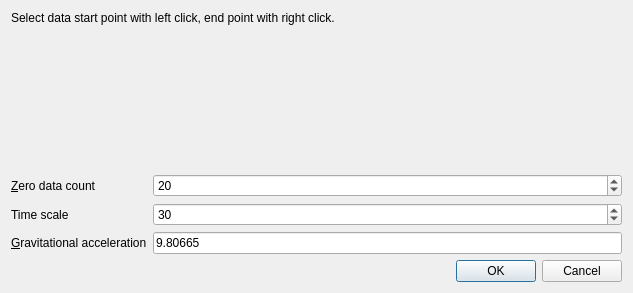
<?xml version="1.0" encoding="UTF-8"?>
<ui version="4.0">
 <class>DataSelectDialog</class>
 <widget class="QDialog" name="DataSelectDialog">
  <property name="geometry">
   <rect>
    <x>0</x>
    <y>0</y>
    <width>633</width>
    <height>293</height>
   </rect>
  </property>
  <property name="windowTitle">
   <string>Select data range</string>
  </property>
  <layout class="QVBoxLayout" name="verticalLayout_2">
   <item>
    <widget class="QLabel" name="label">
     <property name="sizePolicy">
      <sizepolicy hsizetype="Preferred" vsizetype="Maximum">
       <horstretch>0</horstretch>
       <verstretch>0</verstretch>
      </sizepolicy>
     </property>
     <property name="text">
      <string>&lt;html&gt;&lt;head/&gt;&lt;body&gt;&lt;p&gt;Select data start point with left click, end point with right click.&lt;/p&gt;&lt;/body&gt;&lt;/html&gt;</string>
     </property>
    </widget>
   </item>
   <item>
    <layout class="QVBoxLayout" name="verticalLayout" stretch="1,0">
     <item>
      <widget class="Graph" name="acc" native="true">
       <property name="sizePolicy">
        <sizepolicy hsizetype="Preferred" vsizetype="MinimumExpanding">
         <horstretch>0</horstretch>
         <verstretch>0</verstretch>
        </sizepolicy>
       </property>
      </widget>
     </item>
     <item>
      <layout class="QFormLayout" name="formLayout">
       <item row="0" column="0">
        <widget class="QLabel" name="label_3">
         <property name="text">
          <string>&amp;Zero data count</string>
         </property>
         <property name="buddy">
          <cstring>zeroCountSpinBox</cstring>
         </property>
        </widget>
       </item>
       <item row="0" column="1">
        <widget class="QSpinBox" name="zeroCountSpinBox">
         <property name="minimum">
          <number>1</number>
         </property>
         <property name="maximum">
          <number>10000</number>
         </property>
         <property name="value">
          <number>20</number>
         </property>
        </widget>
       </item>
       <item row="1" column="0">
        <widget class="QLabel" name="label_2">
         <property name="text">
          <string>Time scale</string>
         </property>
         <property name="buddy">
          <cstring>xScaleSpinBox</cstring>
         </property>
        </widget>
       </item>
       <item row="1" column="1">
        <widget class="QSpinBox" name="xScaleSpinBox">
         <property name="minimum">
          <number>1</number>
         </property>
         <property name="maximum">
          <number>1000</number>
         </property>
         <property name="value">
          <number>30</number>
         </property>
        </widget>
       </item>
       <item row="2" column="0">
        <widget class="QLabel" name="label_4">
         <property name="text">
          <string>&amp;Gravitational acceleration</string>
         </property>
         <property name="buddy">
          <cstring>gEdit</cstring>
         </property>
        </widget>
       </item>
       <item row="2" column="1">
        <widget class="QLineEdit" name="gEdit">
         <property name="text">
          <string>9.80665</string>
         </property>
        </widget>
       </item>
      </layout>
     </item>
    </layout>
   </item>
   <item>
    <widget class="QDialogButtonBox" name="buttonBox">
     <property name="orientation">
      <enum>Qt::Horizontal</enum>
     </property>
     <property name="standardButtons">
      <set>QDialogButtonBox::Cancel|QDialogButtonBox::Ok</set>
     </property>
    </widget>
   </item>
  </layout>
 </widget>
 <customwidgets>
  <customwidget>
   <class>Graph</class>
   <extends>QWidget</extends>
   <header>graph.h</header>
   <container>1</container>
  </customwidget>
 </customwidgets>
 <resources/>
 <connections>
  <connection>
   <sender>buttonBox</sender>
   <signal>rejected()</signal>
   <receiver>DataSelectDialog</receiver>
   <slot>reject()</slot>
   <hints>
    <hint type="sourcelabel">
     <x>304</x>
     <y>235</y>
    </hint>
    <hint type="destinationlabel">
     <x>286</x>
     <y>254</y>
    </hint>
   </hints>
  </connection>
 </connections>
</ui>
